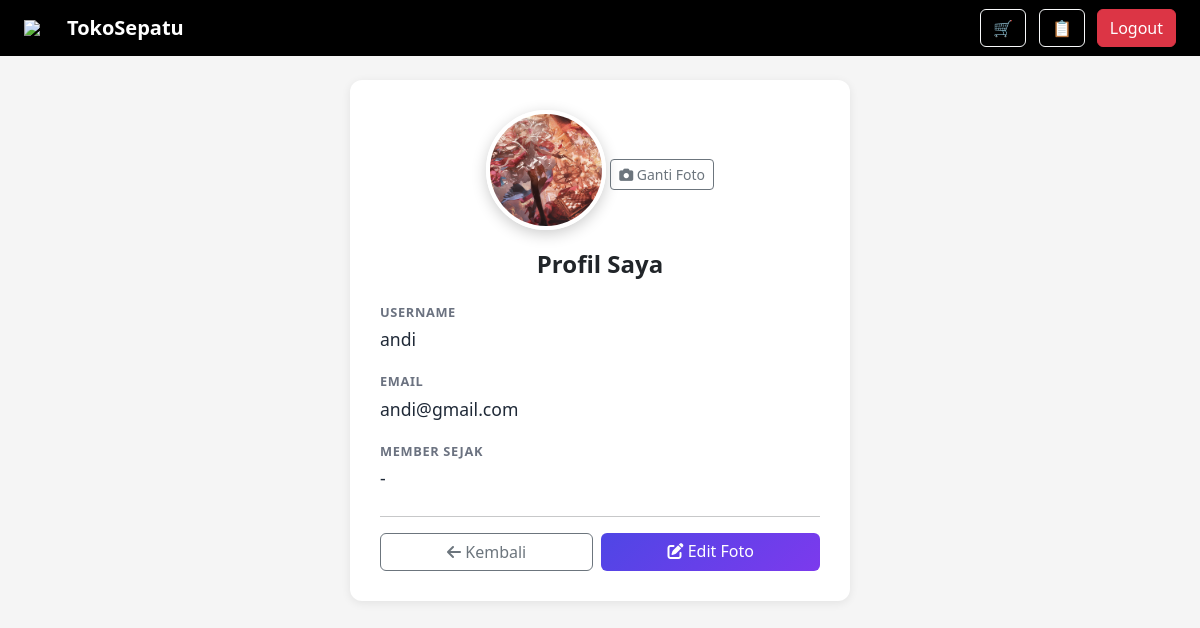
/customer/profile.php (signed in), run on the app's committed database.
### tables this page shows
CREATE TABLE `customer` (
  `id` int(11) NOT NULL,
  `username` varchar(50) DEFAULT NULL,
  `email` varchar(100) DEFAULT NULL,
  `password` text DEFAULT NULL,
  `reset_token` varchar(255) DEFAULT NULL,
  `foto` varchar(255) DEFAULT 'default.jpg'
);

### customer/profile.php (the view, shortened to what this page needs)
<?php
include '../config/koneksi.php';
$id_customer = $_SESSION['customer'];
$query = mysqli_query($conn, "SELECT * FROM customer WHERE id='$id_customer'");
$customer = mysqli_fetch_array($query);
$foto_profil = isset($customer['foto']) && $customer['foto'] ? $customer['foto'] : 'default.jpg';
$foto_path = "../uploads/profiles/" . $foto_profil;
?>
<!DOCTYPE html>
<html lang="id">
<head>
    <link href="https://cdn.jsdelivr.net/npm/bootstrap@5.3.0/dist/css/bootstrap.min.css" rel="stylesheet">
    <link rel="stylesheet" href="https://cdnjs.cloudflare.com/ajax/libs/font-awesome/6.4.0/css/all.min.css">
</head>
<body>
<nav class="navbar navbar-dark px-4 d-flex justify-content-between">
    <a href="index.php" class="navbar-brand d-flex align-items-center">
        <img src="../gambar/sepatu.png" width="35" class="me-2">
        <span class="fw-bold fs-5">TokoSepatu</span>
    </a>
    <div>
        <a href="keranjang.php" class="btn btn-outline-light me-2">🛒</a>
        <a href="riwayat.php" class="btn btn-outline-light me-2">📋</a>
        <a href="logout.php" class="btn btn-danger">Logout</a>
    </div>
</nav>
<div class="container mt-4 mb-5">
    <div class="card-box">
        <div class="profile-image-container">
            <img src="<?= $foto_path ?>?t=<?= time() ?>"
                 alt="Foto Profil"
                 class="profile-image">
            <a href="edit_profile.php" class="btn btn-sm btn-outline-secondary mt-2">
                <i class="fas fa-camera"></i> Ganti Foto
            </a>
        </div>
        <h4 class="text-center fw-bold mb-4">Profil Saya</h4>
        <div class="mb-3">
            <div class="info-label">Username</div>
            <div class="info-value"><?= htmlspecialchars($customer['username']) ?></div>
        </div>
        <div class="mb-3">
            <div class="info-label">Email</div>
            <div class="info-value"><?= htmlspecialchars($customer['email']) ?></div>
        </div>
        <div class="mb-4">
            <div class="info-label">Member Sejak</div>
            <div class="info-value">
                <?= isset($customer['created_at']) ? date('d F Y', strtotime($customer['created_at'])) : '-' ?>
            </div>
        </div>
        <hr>
        <div class="d-flex gap-2 mt-3">
            <a href="index.php" class="btn btn-outline-secondary flex-grow-1">
                <i class="fas fa-arrow-left"></i> Kembali
            </a>
            <a href="edit_profile.php" class="btn btn-edit text-white flex-grow-1">
                <i class="fas fa-edit"></i> Edit Foto
            </a>
        </div>
    </div>
</div>
</body>
</html>

### customer/profile.php (style rules this page uses)
body { background: #f5f5f5; }
.navbar { background: black; }
.card-box { background: white; border-radius: 12px; padding: 30px; box-shadow: 0 2px 10px rgba(0,0,0,0.08); max-width: 500px; margin: 0 auto; }
.profile-image-container { text-align: center; margin-bottom: 20px; }
.profile-image { width: 120px; height: 120px; border-radius: 50%; object-fit: cover; border: 4px solid white; box-shadow: 0 4px 15px rgba(0,0,0,0.2); }
.info-label { font-size: 0.8rem; font-weight: 600; color: #6b7280; text-transform: uppercase; letter-spacing: 0.05em; margin-bottom: 4px; }
.info-value { font-size: 1.1rem; font-weight: 500; color: #1f2937; margin-bottom: 20px; }
.btn-edit { background: linear-gradient(135deg, #4f46e5, #7c3aed); border: none; transition: all 0.3s; }

### data on the page
customer: foto (picture), username "andi", email "andi@gmail.com"
